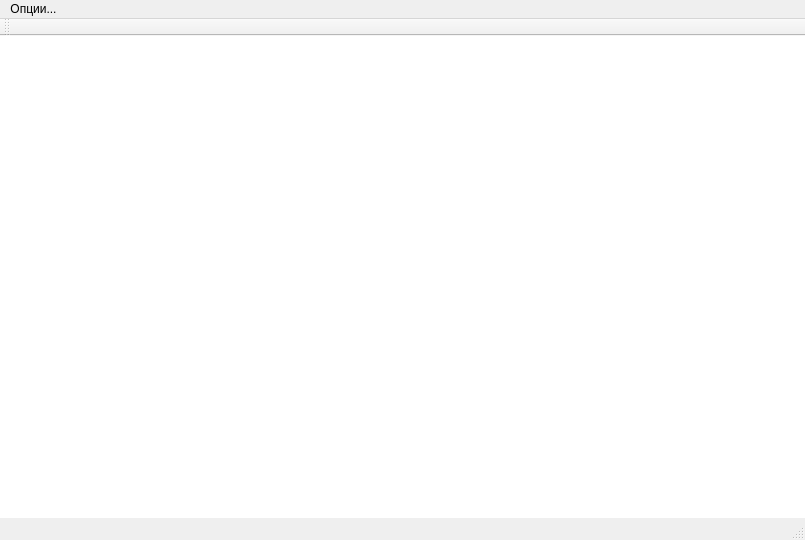
<?xml version="1.0" encoding="UTF-8"?>
<ui version="4.0">
 <class>MainWindow</class>
 <widget class="QMainWindow" name="MainWindow">
  <property name="geometry">
   <rect>
    <x>0</x>
    <y>0</y>
    <width>805</width>
    <height>540</height>
   </rect>
  </property>
  <property name="windowTitle">
   <string>Спектр</string>
  </property>
  <property name="statusTip">
   <string/>
  </property>
  <widget class="QWidget" name="centralWidget">
   <property name="autoFillBackground">
    <bool>false</bool>
   </property>
   <property name="styleSheet">
    <string notr="true">background:#FFFFFF</string>
   </property>
   <layout class="QGridLayout" name="gridLayout">
    <item row="0" column="0">
     <layout class="QHBoxLayout" name="horizontalLayout_2"/>
    </item>
   </layout>
  </widget>
  <widget class="QMenuBar" name="menuBar">
   <property name="geometry">
    <rect>
     <x>0</x>
     <y>0</y>
     <width>805</width>
     <height>21</height>
    </rect>
   </property>
   <widget class="QMenu" name="options">
    <property name="title">
     <string>Опции...</string>
    </property>
    <addaction name="actionChange"/>
   </widget>
   <addaction name="options"/>
  </widget>
  <widget class="QToolBar" name="mainToolBar">
   <attribute name="toolBarArea">
    <enum>TopToolBarArea</enum>
   </attribute>
   <attribute name="toolBarBreak">
    <bool>false</bool>
   </attribute>
  </widget>
  <widget class="QStatusBar" name="statusBar"/>
  <action name="actionChange">
   <property name="text">
    <string>Изменить</string>
   </property>
   <property name="shortcut">
    <string>Ctrl+O</string>
   </property>
  </action>
 </widget>
 <layoutdefault spacing="6" margin="11"/>
 <resources/>
 <connections>
  <connection>
   <sender>actionChange</sender>
   <signal>triggered()</signal>
   <receiver>MainWindow</receiver>
   <slot>optionsClicked_internal()</slot>
   <hints>
    <hint type="sourcelabel">
     <x>-1</x>
     <y>-1</y>
    </hint>
    <hint type="destinationlabel">
     <x>367</x>
     <y>272</y>
    </hint>
   </hints>
  </connection>
 </connections>
 <slots>
  <slot>optionsClicked_internal()</slot>
 </slots>
</ui>
